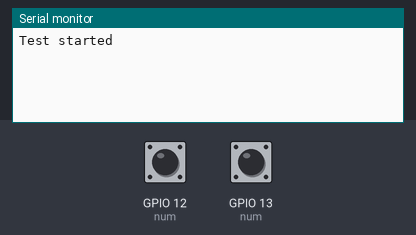
The sketch below on a simulated ESP32. On the bench: the last lines printed to the serial monitor. The inputs (shaded band) are chosen by the test bench; at power-on: GPIO 12 (num) HIGH, GPIO 13 (num) HIGH.

Above: at 1.2 s.
1.3 s: GPIO 12 (num) pulled LOW for 0.15 s
At 3.0 s:
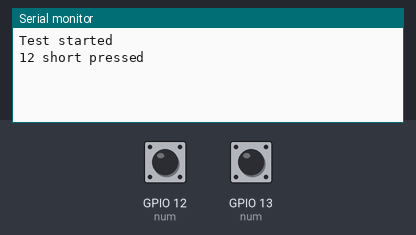
4.0 s: GPIO 13 (num) pulled LOW for 3.2 s
At 8.0 s:
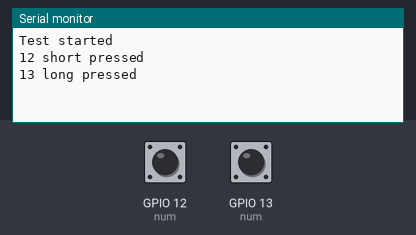
9.0 s: GPIO 13 (num) pulled LOW for 0.15 s
At 10.4 s:
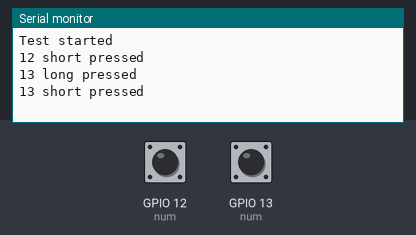
10.6 s: GPIO 12 (num) pulled LOW for 3.2 s
At 15.1 s:
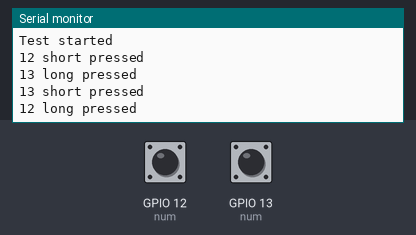
15.3 s: GPIO 12 (num) pulsed LOW 2 times (0.12 s each, 0.3 s apart)
At 16.9 s:
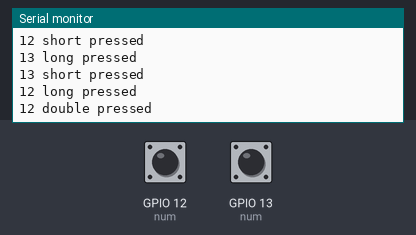

The sketch:

MButton_test.ino
```cpp
// MButton_test.ino

// Multi button (on pins 12 and 13 here) library test

#include "MButton.h"
#include <elapsedMillis.h>

#define DELAY_TEST 60000   // Delay for the test (ms)

MButton mButton;
elapsedMillis timerTest;
bool active;

void setup()
{
  Serial.begin(115200);
  while(!Serial);
  mButton.begin(2, 12, 13);
  timerTest = 0;
  active = true;
  Serial.println("Test started");
}

void loop()
{
  if (timerTest < DELAY_TEST)
  {
    if (mButton.toProcessM())
    {
      Serial.print(mButton.getNum());
      switch (mButton.getAction())
      {
        case BA_SHORT_PRESS:
          Serial.println(" short pressed");
          break;
        case BA_DOUBLE_PRESS:
          Serial.println(" double pressed");
          break;
        case BA_LONG_PRESS:
          Serial.println(" long pressed");
          break;
      }
      mButton.processed();
    }
  }
  else if (active)
  {
    mButton.end();
    active = false;
    Serial.println("Test ended");
  }
  delay(500);
}
```

MButton.cpp
```cpp
// MButton.cpp

#include "MButton.h"

/***********************************************************************************
  MButton class
***********************************************************************************/

// Implement static members
volatile int MButton::num;
volatile bool MButton::toProcess;
volatile ButtonAction MButton::action;
bool MButton::okButton;
int MButton::oldNum;
int MButton::oldLevel;
Ticker MButton::timerDebounce;
Ticker MButton::timerDoublePress;
Ticker MButton::timerLongPress;
bool MButton::timerDoublePressActive;
bool MButton::timerLongPressActive;

MButton::MButton()
{
  okButton = true;
  oldLevel = HIGH;
  toProcess = false;
  timerDoublePressActive = false;
  timerLongPressActive = false;
}

void MButton::begin(int nbMButtons, ...)
{
  va_list arg;
  va_start(arg, nbMButtons);
  for (uint8_t i = 0; i < nbMButtons; i++)
  {
    uint8_t num = va_arg(arg, int);
    pinMode(num, INPUT_PULLUP);
    switch (num)
    {
    case 13:
      attachInterrupt(13, buttonInterrupt13, CHANGE);
      break;
    case 12:
      attachInterrupt(12, buttonInterrupt12, CHANGE);
      break;
      // Here can add attachments for other pins
    }
  }
}

void MButton::end()
{
  detachInterrupt(12);
  detachInterrupt(13);
  // Here can add detachments for other pins
  timerDebounce.detach();
  timerDoublePress.detach();
  timerLongPress.detach();
}

void MButton::processed()
{
  toProcess = false;
}


void IRAM_ATTR MButton::buttonInterrupt12()
{
  if (okButton && !toProcess)
  {
    num = 12;
    okButton = false;
    timerDebounce.once_ms(DELAY_DEBOUNCE, timerDebounceInterrupt);
  }
}

void IRAM_ATTR MButton::buttonInterrupt13()
{
  if (okButton && !toProcess)
  {
    num = 13;
    okButton = false;
    timerDebounce.once_ms(DELAY_DEBOUNCE, timerDebounceInterrupt);
  }
}

void MButton::timerDebounceInterrupt()
{
  int level = digitalRead(num);
  if (!toProcess)
  {
    if (oldLevel == HIGH)
    {
      if (level == HIGH)
      {
        if (timerDoublePressActive)
        {
          if (num != oldNum) num = oldNum; // Forbidden mixed case
          else
          {
            action = BA_DOUBLE_PRESS;
            timerDoublePress.detach(); // Stop timer double press
            timerDoublePressActive = false;
            toProcess = true;
          }
        }
        else // First short press
        {
          timerDoublePress.once_ms(DELAY_DOUBLE_PRESS, timerDoublePressInterrupt); // Activate timer double press
          timerDoublePressActive = true;
          oldNum = num;
        }
      }
      else // Level == LOW
      {
        timerLongPress.once_ms(DELAY_LONG_PRESS, timerLongPressInterrupt); // Activate timer long press
        timerLongPressActive = true;
        oldNum = num;
        oldLevel = LOW;
      }
    }
    else // oldLevel = LOW
    {
      if ((level == HIGH))
      {
        if (num != oldNum) num = oldNum; // Forbidden mixed case
        else
        {
          if (!timerLongPressActive) action = BA_LONG_PRESS;
          else // Maintained Short press
          {
            timerLongPress.detach(); // Stop timer long press
            timerLongPressActive = false;
            action = BA_SHORT_PRESS;
          }
          toProcess = true;
          oldLevel = HIGH;
        }
      }
    }
  }
  okButton = true; // Enable button interrupts
}

void MButton::timerDoublePressInterrupt()
{
  timerDoublePressActive = false;
  action = BA_SHORT_PRESS;
  toProcess = true;
}

void MButton::timerLongPressInterrupt()
{
  timerLongPressActive = false;
}
```

MButton.h
```cpp
// MButton.h

/***********************************************************************************

ESP32 Library to detect actions on several push buttons

Functionalities :
  - Acceptable actions : short, double (short) and long press button.
  - Works asynchonously, using change and timer interrupts.
  - Debounce protection
  - Calls the Ticker library.

Restrictions :
  - Each button is connected to the ground and a different pin.
  - Their gpios need to have a pull-up resistance (e.g. pin number 12, 13, etc.).
  - Only one button can be pressed at a time (no buffer to register the actions).
  - Need to wait that an action has been processed before a new action.
  - 2*DELAY_DEBOUNCE > DELAY_DOUBLE_PRESS so that maintained press is not possible in a double press

Usage :
  - Declare an instance of the class.
  - In the setup function call begin(<no Buttons>, <num1>, <num2>, ...) to precise the pins and attach their callbacks.
  - In the loop function call successively toProccess(), getNum(), getAction(), processed().
  - Can call end() to detach callbacks.

Reference :
  https://github.com/jlemaire06/Esp32-async-multi-button-library
  https://github.com/espressif/arduino-esp32/tree/master/libraries/Ticker

This program is free software: you can redistribute it and/or modify
it under the terms of the GNU General Public License as published by
the Free Software Foundation, either version 3 of the License, or
(at your option) any later version.

This program is distributed in the hope that it will be useful,
but WITHOUT ANY WARRANTY; without even the implied warranty of
MERCHANTABILITY or FITNESS FOR A PARTICULAR PURPOSE.  See the
GNU General Public License for more details.

You should have received a copy of the GNU General Public License
along with this program.  If not, see http://www.gnu.org/licenses/.


***********************************************************************************/

#ifndef _MBUTTON_H
#define _MBUTTON_H

/***********************************************************************************
  Libraries and types
***********************************************************************************/

#include "Arduino.h"
#include <Ticker.h>

enum ButtonAction
{
	BA_SHORT_PRESS,
	BA_DOUBLE_PRESS,
	BA_LONG_PRESS
};

/***********************************************************************************
  Constants
***********************************************************************************/

#define DELAY_DEBOUNCE 250                    // Delay for debounce (ms)
#define DELAY_DOUBLE_PRESS 500                // Delay for double press (ms)
#define DELAY_LONG_PRESS 1000                 // Delay for long press (ms)

/***********************************************************************************
  MButton class
***********************************************************************************/

class MButton
{
public:
  MButton();                                  // Constructor
  void begin(int nbButtons, ...);             // To define the pin numbers and attach callbacks
  void end();                                 // To detach the callbacks
  bool toProcessM() {return toProcess;}       // True if there is a pending action on the button
  int getNum() {return num;}                  // Pin number
  ButtonAction getAction() {return action;}   // Action on the button
  void processed();                           // To call after action treatment (needed !)

private:
  static volatile int num;                    // Pin number
  static volatile bool toProcess;             // True if action to process
  static volatile ButtonAction action;        // Action on the button
  static bool okButton;                       // To avoid debounce
  static int oldNum;                          // To save pin number so that mixed action are forbidden
  static int oldLevel;                        // To save pin level for detecting actions (LOW or HIGH)
  static Ticker timerDebounce;                // Alarm timer for debounce protection
  static Ticker timerDoublePress;             // Alarm timer for double press detection
  static Ticker timerLongPress;               // Alarm timer for long press detection
  static bool timerDoublePressActive;         // State of the double press timer
  static bool timerLongPressActive;           // State of the long press timer
  static void IRAM_ATTR buttonInterrupt12();
  static void IRAM_ATTR buttonInterrupt13();
  // Here can add ISR for other pins
  static void IRAM_ATTR timerDebounceInterrupt();
  static void IRAM_ATTR timerDoublePressInterrupt();
  static void IRAM_ATTR timerLongPressInterrupt();
};

#endif
```

Measured:
- after the input at 1.3 s, the serial monitor: prints a new line after 1.2 s (image 1)
- after the input at 4.0 s, the serial monitor: prints a new line after 3.5 s (image 2)
- after the input at 9.0 s, the serial monitor: prints a new line after 1.0 s (image 3)
- after the input at 10.6 s, the serial monitor: prints a new line after 3.9 s (image 4)
- after the input at 15.3 s, the serial monitor: prints a new line after 0.70 s (image 5)
